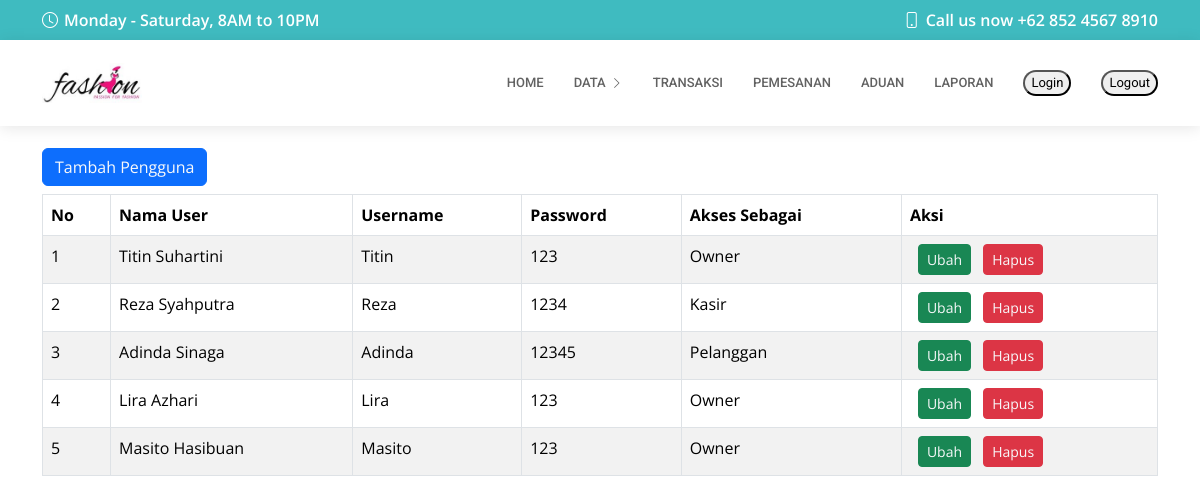
The app's page /admin-owner/hal-refrensi/ds-user.php (signed in) with its own data.
### tables this page shows
CREATE TABLE `tb_user` (
  `id_user` int(11) NOT NULL,
  `username` varchar(50) NOT NULL,
  `password` varchar(50) NOT NULL,
  `nama_user` varchar(50) NOT NULL,
  `id_level` int(1) NOT NULL DEFAULT 3
);

CREATE TABLE `tb_level` (
  `id_level` int(11) NOT NULL,
  `level` varchar(128) NOT NULL
);

### admin-owner/hal-refrensi/ds-user.php (the view, shortened to what this page needs)
<?php
require "../DB.php";
$user  = mysqli_query($koneksi,"SELECT tb_user.id_user,tb_user.username,tb_user.password,tb_user.nama_user,tb_user.id_level,tb_level.id_level,tb_level.level FROM tb_user
INNER JOIN tb_level  WHERE tb_user.id_level = tb_level.id_level ");
?>
<!DOCTYPE html>
<html lang="en">
<head>
  <link href="../../assets/vendor/fontawesome-free/css/all.min.css" rel="stylesheet">
  <link href="../../assets/vendor/animate.css/animate.min.css" rel="stylesheet">
  <link href="../../assets/vendor/aos/aos.css" rel="stylesheet">
  <link href="../../assets/vendor/bootstrap/css/bootstrap.min.css" rel="stylesheet">
  <link href="../../assets/vendor/bootstrap-icons/bootstrap-icons.css" rel="stylesheet">
  <link href="../../assets/vendor/boxicons/css/boxicons.min.css" rel="stylesheet">
  <link href="../../assets/vendor/glightbox/css/glightbox.min.css" rel="stylesheet">
  <link href="../../assets/vendor/swiper/swiper-bundle.min.css" rel="stylesheet">
  <link href="../../assets/css/style.css" rel="stylesheet">
</head>
<body>
  <div id="topbar" class="d-flex align-items-center fixed-top">
    <div class="container d-flex align-items-center justify-content-center justify-content-md-between">
      <div class="align-items-center d-none d-md-flex">
        <i class="bi bi-clock"></i> Monday - Saturday, 8AM to 10PM
      </div>
      <div class="d-flex align-items-center">
        <i class="bi bi-phone"></i> Call us now +62 852 4567 8910
      </div>
    </div>
  </div>
  <header id="header" class="fixed-top">
    <div class="container  mt-0 d-flex align-items-center">
      <a href="index.html" class="logo me-auto"><img src="../logobutik.png" alt=""></a>
      <nav id="navbar" class="navbar order-last order-lg-0">
        <ul>
          <li><a class="nav-link scrollto " href="../#hero">Home</a></li>
          <li class="dropdown"><a href="#"><span>Data</span> <i class="bi bi-chevron-right"></i></a>
              </li>
              <li><a class="nav-link scrollto" href="transaksi.php">Transaksi</a></li>
          <li><a class="nav-link scrollto" href="pemesanan.php">Pemesanan</a></li>
          <li><a class="nav-link scrollto" href="cs.php">Aduan</a></li>
          <li><a class="nav-link scrollto " href="laporan.php">Laporan</a></li>
          <li><a class="nav-link scrollto" href="../../Form_Login/FormLogin.php" ><button style="border-radius: 100px;">Login</button></a></li>
          <li><a class="nav-link scrollto" href="../../Form_Login/Logout.php" ><button style="border-radius: 100px;">Logout</button></a></li>
      </nav>
    </div>
  </header>
<div class="container" style="margin-top: 140px;">
    <div class="row">
      <div class="col-md-12">
        <button class="btn btn-primary mt-2 mb-2" ><a href="../../Form_Login/registrasi.php" class="text-light" >Tambah Pengguna</a></button>
      </div>
        <div class="col-md-12">
        <table  class="table table-bordered table-striped table-hover">
    <thead>
        <tr>
            <th scope="col">No</th>
            <th scope="col">Nama User</th>
            <th scope="col">Username</th>
            <th scope="col">Password</th>
            <th scope="col">Akses Sebagai</th>
            <th scope="col">Aksi</th>
        </tr>
    </thead>
    <tbody>
        <?php $i = 1; ?>
        <?php foreach ($user as $data ) : ?>
            <tr>
                <td scope="row"><?= $i ?></td>
                <td><?= $data["nama_user"]?></td>
                <td><?= $data["username"]?></td>
                <td><?= $data["password"]?></td>
                <td><?= $data["level"]?></td>
                <td>
                    <button class="btn btn-sm btn-success ms-2 me-2"><a href="u-user.php?id=<?= $data["id_user"];?>" class="text-light">Ubah</a></button>
                    <button class="btn btn-sm btn-danger" ><a href="h-user.php?id=<?= $data["id_user"];?>" class="text-light" onclick="return confirm('Yakin ingin mengahpus user ini ?');">Hapus</a></button>
                </td>
            </tr>
        <?php $i++; ?>
        <?php endforeach; ?>
    </tbody>
</table>
        </div>
    </div>
</div>
</body>
</html>

### assets/css/style.css (style rules this page uses)
body { font-family: "Open Sans", sans-serif; color: #444444; }
a { color: #3fbbc0; text-decoration: none; }
#topbar { background: #3fbbc0; color: #fff; height: 40px; font-size: 16px; font-weight: 600; z-index: 996; transition: all 0.5s; }
#topbar i { padding-right: 6px; line-height: 0; }
#header { background: #fff; transition: all 0.5s; z-index: 997; padding: 20px 0; top: 40px; box-shadow: 0px 2px 15px rgba(0, 0, 0, 0.1); }
#header .logo { font-size: 28px; margin: 0; padding: 0; line-height: 1; font-weight: 600; letter-spacing: 0.5px; text-transform: uppercase; }
#header .logo img { max-height: 40px; }
.navbar { padding: 0; }
.navbar ul { margin: 0; padding: 0; display: flex; list-style: none; align-items: center; }
.navbar li { position: relative; }
.navbar a, .navbar a:focus { display: flex; align-items: center; justify-content: space-between; padding: 10px 0 10px 30px; font-family: "Roboto", sans-serif; font-size: 13px; color: #626262; white-space: nowrap; transition: 0.3s; text-transform: uppercase; font-weight: 500; }
.navbar a i, .navbar a:focus i { font-size: 12px; line-height: 0; margin-left: 5px; }

### records on screen
tb_user: nama_user "Titin Suhartini", username "Titin", password "123", id_level.level "Owner"
tb_user: nama_user "Reza Syahputra", username "Reza", password "1234", id_level.level "Kasir"
tb_user: nama_user "Adinda Sinaga", username "Adinda", password "12345", id_level.level "Pelanggan"
tb_user: nama_user "Lira Azhari", username "Lira", password "123", id_level.level "Owner"
tb_user: nama_user "Masito Hasibuan", username "Masito", password "123", id_level.level "Owner"
